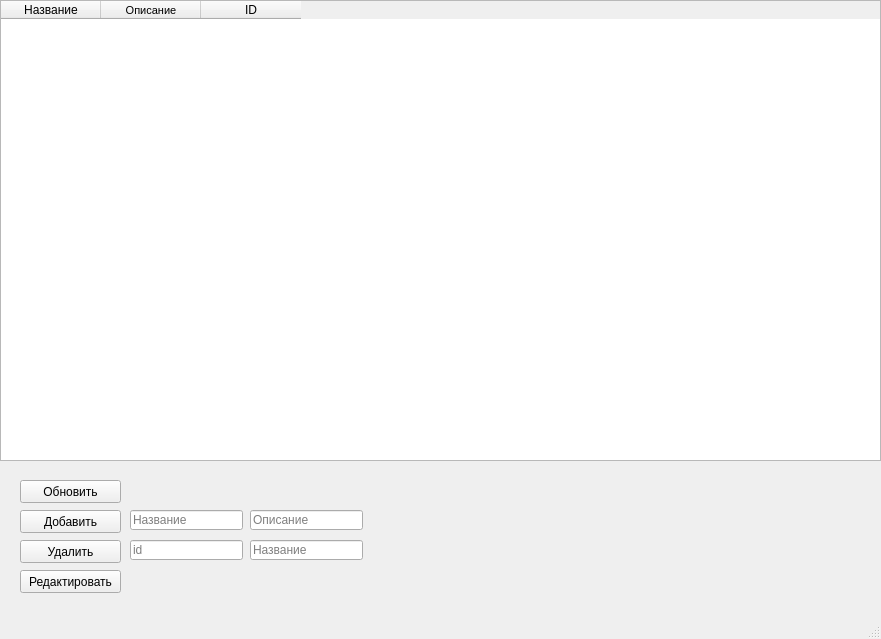
<?xml version="1.0" encoding="UTF-8"?>
<ui version="4.0">
 <class>MainWindow</class>
 <widget class="QMainWindow" name="MainWindow">
  <property name="enabled">
   <bool>true</bool>
  </property>
  <property name="geometry">
   <rect>
    <x>0</x>
    <y>0</y>
    <width>881</width>
    <height>639</height>
   </rect>
  </property>
  <property name="mouseTracking">
   <bool>true</bool>
  </property>
  <property name="tabletTracking">
   <bool>true</bool>
  </property>
  <property name="windowTitle">
   <string>Справочник позиций сотрудников</string>
  </property>
  <widget class="QWidget" name="centralwidget">
   <widget class="QTableWidget" name="tableWidget">
    <property name="enabled">
     <bool>true</bool>
    </property>
    <property name="geometry">
     <rect>
      <x>0</x>
      <y>0</y>
      <width>881</width>
      <height>461</height>
     </rect>
    </property>
    <property name="maximumSize">
     <size>
      <width>881</width>
      <height>16777215</height>
     </size>
    </property>
    <property name="mouseTracking">
     <bool>false</bool>
    </property>
    <property name="autoFillBackground">
     <bool>true</bool>
    </property>
    <column>
     <property name="text">
      <string>Название</string>
     </property>
    </column>
    <column>
     <property name="text">
      <string>Описание</string>
     </property>
     <property name="font">
      <font>
       <pointsize>8</pointsize>
       <weight>50</weight>
       <bold>false</bold>
       <stylestrategy>PreferDefault</stylestrategy>
      </font>
     </property>
    </column>
    <column>
     <property name="text">
      <string>ID</string>
     </property>
    </column>
   </widget>
   <widget class="QPushButton" name="update_button">
    <property name="geometry">
     <rect>
      <x>20</x>
      <y>480</y>
      <width>101</width>
      <height>23</height>
     </rect>
    </property>
    <property name="text">
     <string>Обновить</string>
    </property>
   </widget>
   <widget class="QPushButton" name="alter_button">
    <property name="geometry">
     <rect>
      <x>20</x>
      <y>570</y>
      <width>101</width>
      <height>23</height>
     </rect>
    </property>
    <property name="text">
     <string>Редактировать</string>
    </property>
   </widget>
   <widget class="QPushButton" name="add_button">
    <property name="geometry">
     <rect>
      <x>20</x>
      <y>510</y>
      <width>101</width>
      <height>23</height>
     </rect>
    </property>
    <property name="text">
     <string>Добавить</string>
    </property>
   </widget>
   <widget class="QPushButton" name="delete_button">
    <property name="geometry">
     <rect>
      <x>20</x>
      <y>540</y>
      <width>101</width>
      <height>23</height>
     </rect>
    </property>
    <property name="text">
     <string>Удалить</string>
    </property>
   </widget>
   <widget class="QLineEdit" name="adding_type">
    <property name="geometry">
     <rect>
      <x>130</x>
      <y>510</y>
      <width>113</width>
      <height>20</height>
     </rect>
    </property>
    <property name="text">
     <string/>
    </property>
    <property name="maxLength">
     <number>25</number>
    </property>
    <property name="placeholderText">
     <string>Название</string>
    </property>
   </widget>
   <widget class="QLineEdit" name="adding_desc">
    <property name="geometry">
     <rect>
      <x>250</x>
      <y>510</y>
      <width>113</width>
      <height>20</height>
     </rect>
    </property>
    <property name="maxLength">
     <number>255</number>
    </property>
    <property name="placeholderText">
     <string>Описание</string>
    </property>
   </widget>
   <widget class="QLineEdit" name="id_category">
    <property name="geometry">
     <rect>
      <x>130</x>
      <y>540</y>
      <width>113</width>
      <height>20</height>
     </rect>
    </property>
    <property name="placeholderText">
     <string>id</string>
    </property>
   </widget>
   <widget class="QLineEdit" name="delete_type">
    <property name="geometry">
     <rect>
      <x>250</x>
      <y>540</y>
      <width>113</width>
      <height>20</height>
     </rect>
    </property>
    <property name="text">
     <string/>
    </property>
    <property name="maxLength">
     <number>25</number>
    </property>
    <property name="placeholderText">
     <string>Название</string>
    </property>
   </widget>
  </widget>
  <widget class="QMenuBar" name="menubar">
   <property name="geometry">
    <rect>
     <x>0</x>
     <y>0</y>
     <width>881</width>
     <height>21</height>
    </rect>
   </property>
  </widget>
  <widget class="QStatusBar" name="statusbar"/>
 </widget>
 <resources/>
 <connections/>
</ui>
